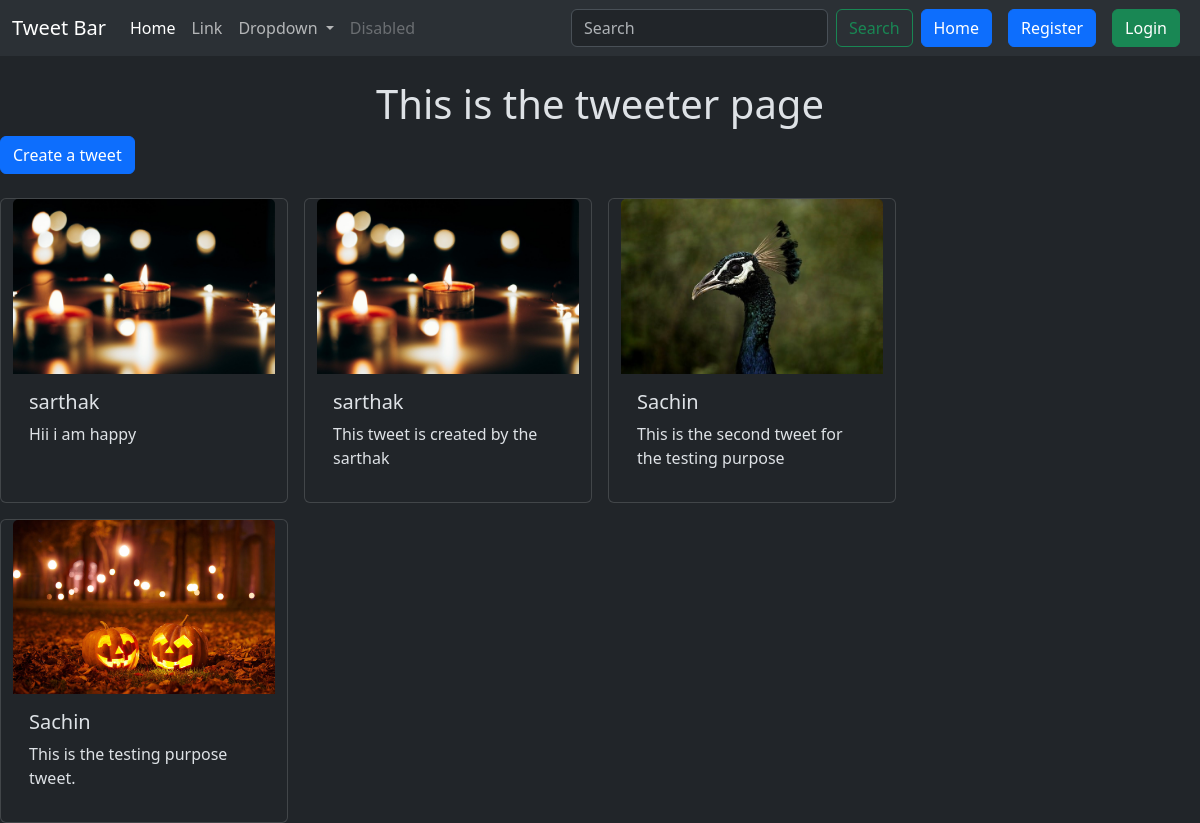
The app's page /tweeter/ with its own data.
### tweeter/models.py (models this page shows, shortened)
class Tweet(models.Model):
    user = models.ForeignKey(User, on_delete=models.CASCADE)
    text = models.TextField(max_length=240)
    photo = models.ImageField(upload_to='photos/', blank=True, null=True)
    created_at = models.DateTimeField(auto_now_add=True)
    update_at = models.DateTimeField(auto_now=True)

### tweeter/views.py (the view)
# urls.py: path('', views.tweet_list, name='tweet_list'),
def tweet_list(request):
    tweets = Tweet.objects.all().order_by('-created_at')
    return render(request, 'tweet_list.html', {'tweets': tweets})

### tweeter/templates/tweet_list.html (shortened to what this page needs)
{% extends "layout.html"%}
{% block content %}
    <h1 class="text-center mt-4"> This is the tweeter page </h1>
    <a class="btn btn-primary mb-4" href="{% url 'tweet_create' %}"> Create a tweet </a>
    <div class="container row gap-3">
        {% for tweet in tweets %}
        <div class="card" style="width: 18rem;">
            <img src="{{tweet.photo.url}}" class="card-img-top" alt="...">
            <div class="card-body">
              <h5 class="card-title">{{tweet.user.username}}</h5>
              <p class="card-text">{{tweet.text}} <p>
            </div>
          </div>
        {% endfor %}
    </div>
{% endblock %}

### templates/layout.html (shortened to what this page needs)
{% load static %}
<!DOCTYPE html>
<html lang="en" data-bs-theme="dark">
<head>
    <link href="https://cdn.jsdelivr.net/npm/bootstrap@5.3.3/dist/css/bootstrap.min.css"
    rel="stylesheet"
>
</head>
<body>
    <nav class="navbar navbar-expand-lg bg-body-tertiary">
        <div class="container-fluid">
          <a class="navbar-brand" href="#">Tweet Bar</a>
          <div class="collapse navbar-collapse" id="navbarSupportedContent">
            <ul class="navbar-nav me-auto mb-2 mb-lg-0">
              <li class="nav-item">
                <a class="nav-link active" aria-current="page" href="#">Home</a>
              </li>
              <li class="nav-item">
                <a class="nav-link" href="#">Link</a>
              </li>
              <li class="nav-item dropdown">
                <a class="nav-link dropdown-toggle" href="#" role="button" data-bs-toggle="dropdown" aria-expanded="false">
                  Dropdown
                </a>
              </li>
              <li class="nav-item">
                <a class="nav-link disabled" aria-disabled="true">Disabled</a>
              </li>
            </ul>
            <form class="d-flex" role="search">
              <input class="form-control me-2" type="search" placeholder="Search" aria-label="Search">
              <button class="btn btn-outline-success" type="submit">Search</button>
            </form>
            <a href="{% url 'tweet_list' %}" class="btn btn-primary mx-2"> Home </a>
            {% if user.is_authenticated %}
              <form method="post" action="{% url 'logout' %}">
                {% csrf_token %}
                  <button class = "btn btn-danger" type="submit"> log out </button>
              </form>
            {% else %}
            <a href="{% url 'register' %}" class="btn btn-primary mx-2"> Register </a>
            <a href="{% url 'login' %}" class="btn btn-success mx-2"> Login </a>
            {% endif %}
          </div>
        </div>
    </nav>
        <div class="conatiner">
            {% block content %}
            {%endblock%}
        </div>
</body>
</html>

### records on screen
Tweet: photo (picture), user.username "sarthak", text "Hii i am happy"
Tweet: photo (picture), user.username "sarthak", text "This tweet is created by the sarthak"
Tweet: photo (picture), user.username "Sachin", text "This is the second tweet for the testing purpose"
Tweet: photo (picture), user.username "Sachin", text "This is the testing purpose tweet."
